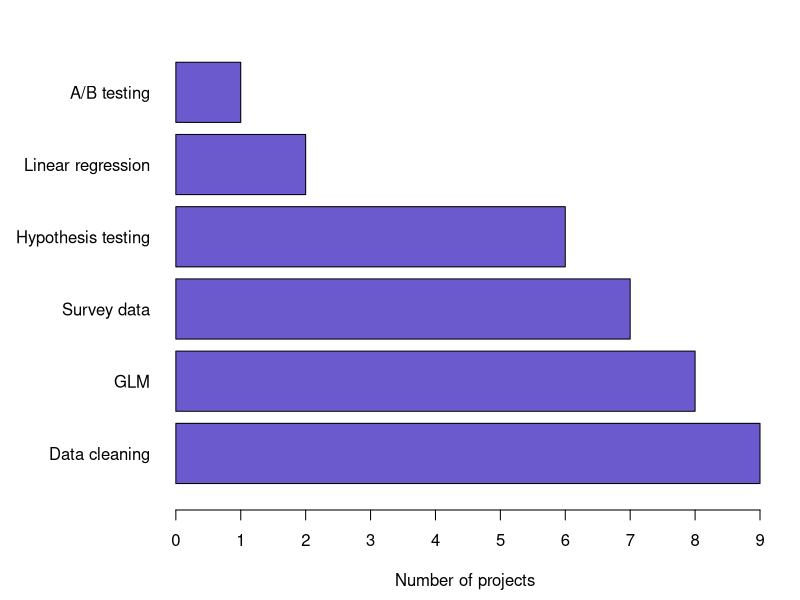

The R source for this figure:
## ---- chunk 1
knitr::opts_chunk$set(echo = TRUE)
## ---- chunk 2
library(plyr)

# Which methods did I use for which projects?
# I have completed 9 projects: 
projects <- c("NFN","NIDI","masters","dis1","dis2","dis3","dis4","ks","titanic")

# which methods used for which projects?
hypothesistesting <- c(NA,1,1,1,1,1,1,NA,NA)
linearreg <- c(NA,NA,NA,NA,NA,1,1,NA)
glmreg <- c(NA,1,1,1,1,1,1,1,1)
surveydata <- c(NA,1,1,1,1,1,1,1,NA)
datacleaning <- c(1,1,1,1,1,1,1,1,1)
abtesting <- c(NA,NA,NA,NA,NA,NA,NA,NA,1)

# make dataset with methods as columns and projects as rows
methodsskills <- as.data.frame(cbind(hypothesistesting,linearreg,glmreg,surveydata,datacleaning,abtesting))
rownames(methodsskills) <- projects

bars <- c(count(methodsskills$hypothesistesting)[1,2], count(methodsskills$linearreg)[1,2], count(methodsskills$glmreg)[1,2], 
            count(methodsskills$surveydata)[1,2], count(methodsskills$datacleaning)[1,2], count(methodsskills$abtesting)[1,2])
lbls <- c("Hypothesis testing","Linear regression","GLM","Survey data","Data cleaning","A/B testing")

data <- as.data.frame(cbind(bars,lbls))
data <- data[order(bars),]
data$bars <- c(1,2,6,7,8,9)
data <- data[order(-data$bars),]

par(mar=c(4.5,8.5,6,2))
par(las=1)
barplot(data$bars, names.arg = data$lbls, horiz = TRUE, 
        xlab="Number of projects",ylim = c(0,6), xaxp=c(0,9,9), col = "slateblue")
